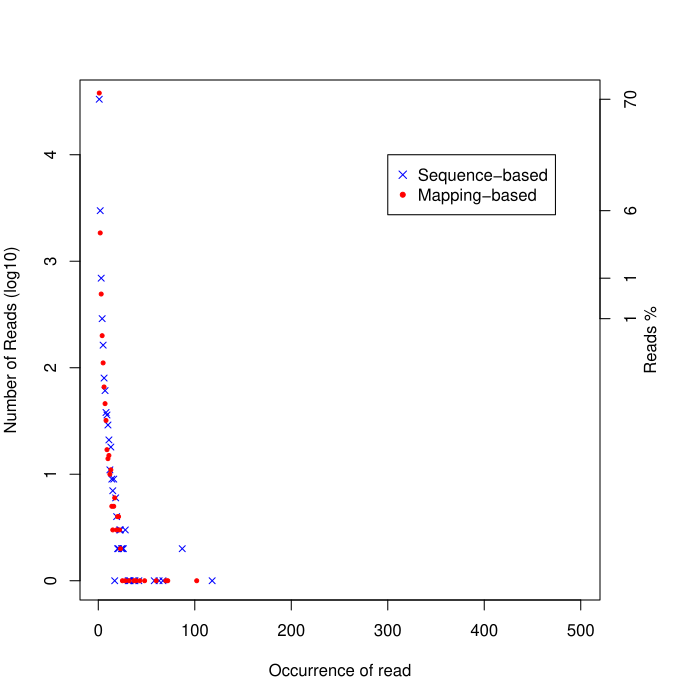

This chart was generated by the following R code:
pdf('/data/output/read_duplication.DupRate_plot.pdf')
par(mar=c(5,4,4,5),las=0)
seq_occ=c(1,2,3,4,5,6,7,8,9,10,11,12,13,14,15,16,17,19,20,21,22,23,25,28,32,37,39,43,48,60,70,72,102)
seq_uniqRead=c(37943,1844,492,200,111,66,46,32,17,14,15,10,11,5,3,5,6,3,4,4,3,2,1,1,1,1,1,1,1,1,1,1,1)
pos_occ=c(1,2,3,4,5,6,7,8,9,10,11,12,13,14,15,16,17,18,19,20,21,22,23,24,25,26,28,31,32,33,37,38,42,58,63,67,87,118)
pos_uniqRead=c(33183,2984,693,289,163,80,61,38,36,29,21,11,18,9,7,9,1,6,4,2,2,3,3,2,2,2,3,1,1,1,1,1,1,1,1,1,2,1)
plot(pos_occ,log10(pos_uniqRead),ylab='Number of Reads (log10)',xlab='Occurrence of read',pch=4,cex=0.8,col='blue',xlim=c(1,500),yaxt='n')
points(seq_occ,log10(seq_uniqRead),pch=20,cex=0.8,col='red')
ym=floor(max(log10(pos_uniqRead)))
legend(300,ym,legend=c('Sequence-based','Mapping-based'),col=c('blue','red'),pch=c(4,20))
axis(side=2,at=0:ym,labels=0:ym)
axis(side=4,at=c(log10(pos_uniqRead[1]),log10(pos_uniqRead[2]),log10(pos_uniqRead[3]),log10(pos_uniqRead[4])), labels=c(round(pos_uniqRead[1]*100/sum(pos_uniqRead*pos_occ)),round(pos_uniqRead[2]*100/sum(pos_uniqRead*pos_occ)),round(pos_uniqRead[3]*100/sum(pos_uniqRead*pos_occ)),round(pos_uniqRead[4]*100/sum(pos_uniqRead*pos_occ))))
mtext(4, text = "Reads %", line = 2)
dev.off()
